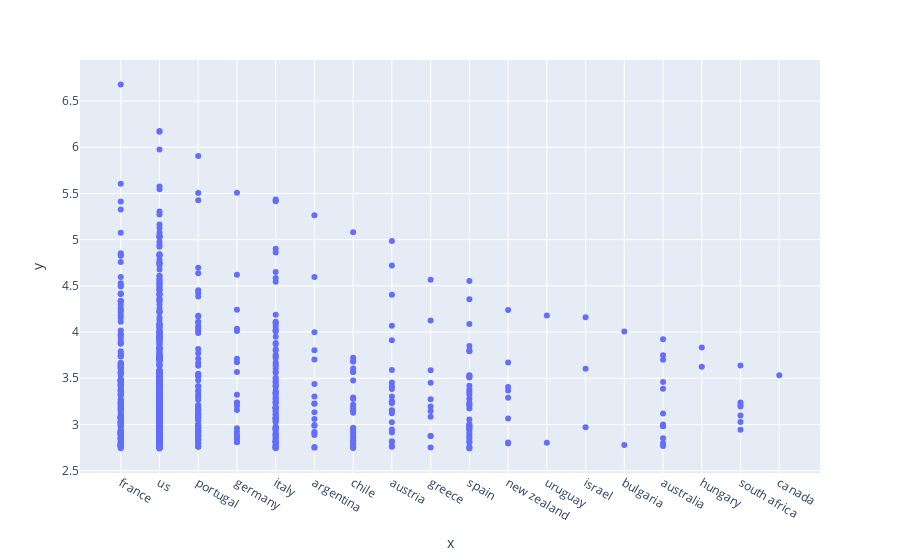

Here is the notebook cell this chart was saved with:
### Code cell
# scatter plot 2 - identify if there are certain countries associated with larger errors
# x-axis - 'country' in the worst_error 
# y-axis error 

px.scatter(x = worst_error.country, y = worst_error.error)

### Figure 1 — Plotly figure (JSON) as saved in the notebook; plotly's stock layout.template omitted (floating-point values rounded to 4 significant figures; data arrays with more than 128 entries replaced by an {"elided": "..."} marker saying what was removed)
{"data": [{"hovertemplate": "x=%{x}<br>y=%{y}<extra></extra>", "legendgroup": "", "marker": {"color": "#636efa", "symbol": "circle"}, "mode": "markers", "name": "", "orientation": "v", "showlegend": false, "type": "scatter", "x": {"elided": "1000 str values"}, "xaxis": "x", "y": {"elided": "1000 float values"}, "yaxis": "y"}], "layout": {"autosize": true, "legend": {"tracegroupgap": 0}, "margin": {"t": 60}, "xaxis": {"anchor": "y", "autorange": true, "domain": [0, 1], "range": [-1.028, 18.03], "title": {"text": "x"}, "type": "category"}, "yaxis": {"anchor": "x", "autorange": true, "domain": [0, 1], "range": [2.43, 6.989], "title": {"text": "y"}, "type": "linear"}}}
